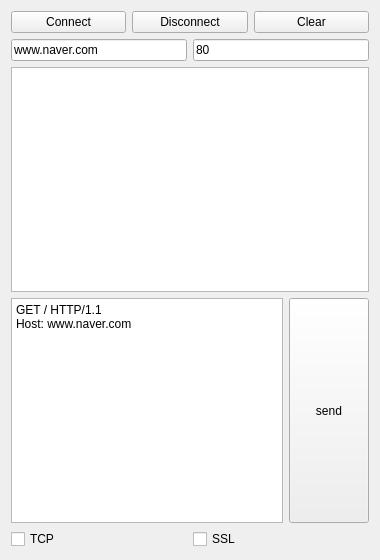
<?xml version="1.0" encoding="UTF-8"?>
<ui version="4.0">
 <class>Widget</class>
 <widget class="QWidget" name="Widget">
  <property name="geometry">
   <rect>
    <x>0</x>
    <y>0</y>
    <width>380</width>
    <height>560</height>
   </rect>
  </property>
  <property name="windowTitle">
   <string>Widget</string>
  </property>
  <layout class="QGridLayout" name="gridLayout">
   <item row="0" column="0">
    <layout class="QVBoxLayout" name="verticalLayout_2">
     <item>
      <layout class="QVBoxLayout" name="verticalLayout">
       <item>
        <layout class="QHBoxLayout" name="horizontalLayout">
         <item>
          <widget class="QPushButton" name="pbConnect">
           <property name="text">
            <string>Connect</string>
           </property>
          </widget>
         </item>
         <item>
          <widget class="QPushButton" name="pbDisconnect">
           <property name="text">
            <string>Disconnect</string>
           </property>
          </widget>
         </item>
         <item>
          <widget class="QPushButton" name="pbClear">
           <property name="text">
            <string>Clear</string>
           </property>
          </widget>
         </item>
        </layout>
       </item>
       <item>
        <layout class="QHBoxLayout" name="horizontalLayout_2">
         <item>
          <widget class="QLineEdit" name="leHost">
           <property name="text">
            <string>www.naver.com</string>
           </property>
          </widget>
         </item>
         <item>
          <widget class="QLineEdit" name="lePort">
           <property name="text">
            <string>80</string>
           </property>
          </widget>
         </item>
        </layout>
       </item>
       <item>
        <widget class="QPlainTextEdit" name="pteMessage"/>
       </item>
       <item>
        <layout class="QHBoxLayout" name="horizontalLayout_3">
         <item>
          <widget class="QPlainTextEdit" name="pteSend">
           <property name="plainText">
            <string>GET / HTTP/1.1
Host: www.naver.com

</string>
           </property>
          </widget>
         </item>
         <item>
          <widget class="QPushButton" name="pbSend">
           <property name="sizePolicy">
            <sizepolicy hsizetype="Fixed" vsizetype="Expanding">
             <horstretch>0</horstretch>
             <verstretch>0</verstretch>
            </sizepolicy>
           </property>
           <property name="text">
            <string>send</string>
           </property>
          </widget>
         </item>
        </layout>
       </item>
      </layout>
     </item>
     <item>
      <layout class="QHBoxLayout" name="horizontalLayout_4">
       <item>
        <widget class="QCheckBox" name="cbTCP">
         <property name="text">
          <string>TCP</string>
         </property>
        </widget>
       </item>
       <item>
        <widget class="QCheckBox" name="cbSSL">
         <property name="text">
          <string>SSL</string>
         </property>
        </widget>
       </item>
      </layout>
     </item>
    </layout>
   </item>
  </layout>
 </widget>
 <resources/>
 <connections/>
</ui>
